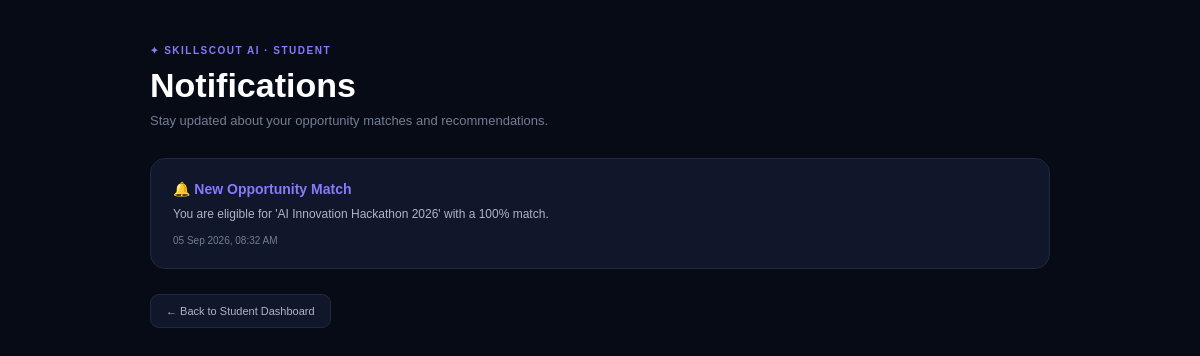
Page /student/notifications/ (signed in) on the committed database.
### core/models.py (models this page shows, shortened)
class Notification(models.Model):
    profile = models.ForeignKey(
        Profile,
        on_delete=models.CASCADE,
        related_name="notifications"
    )
    title = models.CharField(max_length=200)
    message = models.TextField()
    is_read = models.BooleanField(default=False)
    created_at = models.DateTimeField(auto_now_add=True)

### core/views.py (the view)
# urls.py: path("student/notifications/", views.student_notifications, name="student_notifications"),
@login_required
def student_notifications(request):
    profile = Profile.objects.get(
        user=request.user
    )
    notifications = Notification.objects.filter(
        profile=profile
    ).order_by("-created_at")
    return render(
        request,
        "student/notifications.html",
        {
            "notifications": notifications,
        }
    )

### templates/student/notifications.html (shortened to what this page needs)
<!DOCTYPE html>
<html lang="en">
<head>
</head>
<body>
<div class="container">
    <div class="brand">
        ✦ SKILLSCOUT AI · STUDENT
    </div>
    <h1>Notifications</h1>
    <p class="subtitle">
        Stay updated about your opportunity matches and recommendations.
    </p>
    <div class="notification-list">
        {% for notification in notifications %}
        <div class="notification">
            <div class="notification-title">
                🔔 {{ notification.title }}
            </div>
            <div class="notification-message">
                {{ notification.message }}
            </div>
            <div class="notification-date">
                {{ notification.created_at|date:"d M Y, h:i A" }}
            </div>
        </div>
        {% endfor %}
    </div>
    <a
        href="{% url 'student_dashboard' %}"
        class="back"
    >
        ← Back to Student Dashboard
    </a>
</div>
</body>
</html>

### templates/student/notifications.html (style rules this page uses)
* { margin: 0; padding: 0; box-sizing: border-box; }
body { font-family: Arial, sans-serif; background: #070b16; color: white; }
.container { width: 90%; max-width: 900px; margin: auto; padding: 45px 0 70px; }
.brand { color: #8879ff; font-size: 10px; font-weight: bold; letter-spacing: 1.5px; margin-bottom: 10px; }
h1 { font-size: 34px; margin-bottom: 8px; }
.subtitle { color: #737d94; font-size: 13px; margin-bottom: 30px; }
.notification-list { display: grid; gap: 15px; }
.notification { padding: 22px; background: #10172a; border: 1px solid #202941; border-radius: 15px; }
.notification-title { color: #8879ff; font-size: 14px; font-weight: bold; margin-bottom: 8px; }
.notification-message { color: #aeb5c5; font-size: 12px; line-height: 1.5; }
.notification-date { margin-top: 12px; color: #737d94; font-size: 10px; }
.back { display: inline-block; margin-top: 25px; padding: 10px 15px; background: #10172a; border: 1px solid #202941; border-radius: 9px; color: #aeb5c5; text-decoration: none; font-size: 11px; }

### rows in the picture
Notification: title "New Opportunity Match", message "You are eligible for 'AI Innovation Hackathon 2026' with a 100% match.", created_at "05 Sep 2026, 08:32 AM"
